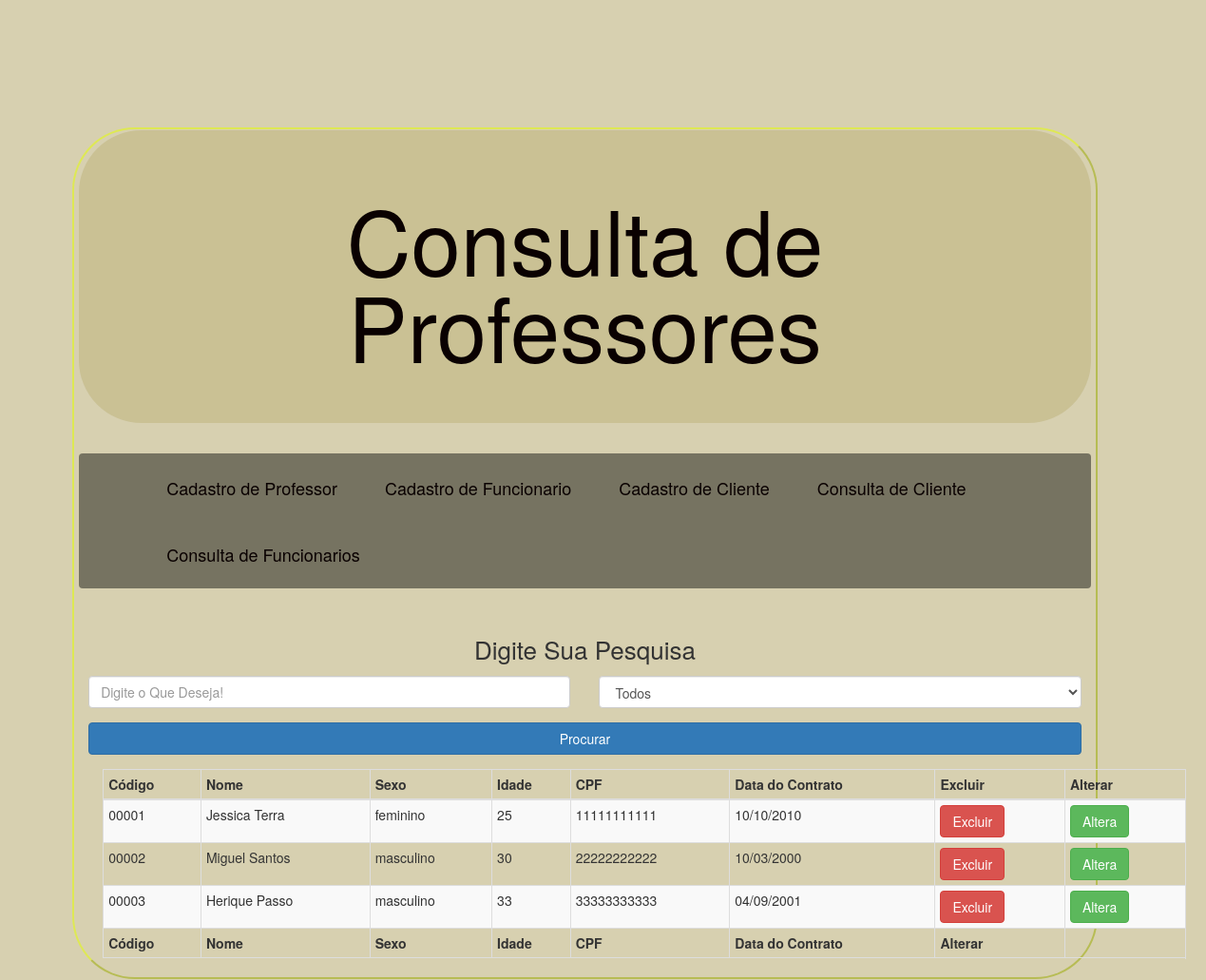
/consulta-professor.php, run on the app's committed database.
### tables this page shows
CREATE TABLE professores(
	id_professor BIGINT(5) ZEROFILL NOT NULL AUTO_INCREMENT,
	nome VARCHAR(100) NULL,
	sexo ENUM('masculino','feminino') NULL,
	idade INT NULL,
	cpf varchar(15) UNIQUE NULL,
	data_contrato VARCHAR(20) NULL,
	CONSTRAINT pkid_professor PRIMARY KEY(id_professor));

### dao/conexaobanco.class.php (called while the page is built, shortened)
<?php
  class ConexaoBanco extends PDO{
    private static $inst = null;
    public static function getInstance(){
      try{
        if(!isset(self::$inst)){
          self::$inst = new ConexaoBanco("mysql:dbname=bd_php_final;host=localhost","root","9320");
        }
        return self::$inst;
      }catch(PDOException $erro){
        echo "<script>window.alert('Erro ao Conectar');</script>" .$erro;
      }
    }
  }

### dao/professordao.php (called while the page is built, shortened)
<?php
  require 'conexaobanco.class.php';
  class ProfessorDAO{
    private $conect = null;
    public function __construct(){
      $this->conect = ConexaoBanco::getInstance();
    }
    public function buscarProfessor(){
      try{
        $stat = $this->conect->query("SELECT * FROM bd_php_final.professores");
        $array = $stat->fetchAll(PDO::FETCH_CLASS, 'Professor');
        return $array;
      }catch(PDOException $erro){
        echo "Erro ao Buscar Professores".$erro;
      }
    }
  }

### controle/professor.php (called while the page is built, shortened)
<?php
  class Professor{
    public function __get($variavel){
      return $this->$variavel;
    }
  }

### consulta-professor.php (the view, shortened to what this page needs)
<?php
  include_once 'controle/professor.php';
  include_once 'dao/professordao.php';
  $professorDAO = new ProfessorDAO();
  $array = $professorDAO->buscarProfessor();
?>
<!DOCTYPE html>
<html lang="pt-br">
  <head>
    <link  href="vendor/twbs/bootstrap/dist/css/bootstrap.min.css" rel="stylesheet">
    <link rel="stylesheet" type="text/css" href="style/estilos.css">
  </head>
  <body>
    <div class="center container-fluid ">
      <header class="jumbotron container-fluid head">
        <h1><a href="index.php">Consulta de Professores</a></h1>
      </header>
      <nav class="navbar container-fluid menu">
          <ul class="nav navbar-nav ">
            <li><a href="cadastro-professor.php">Cadastro de Professor</a></li>
            <li><a href="cadastro-funcionario.php">Cadastro de Funcionario</a></li>
            <li><a href="cadastro-cliente.php">Cadastro de Cliente</a></li>
            <li><a href="consulta-cliente.php">Consulta de Cliente</a></li>
            <li><a href="consulta-funcionario.php">Consulta de Funcionarios</a></li>
          </ul>
      </nav>
      <p style='text-align: center; font-size: 26px;'>Digite Sua Pesquisa</p>
      <form name="filtro" method="POST" action="">
        <div class="row">
          <div class="col-md-6 form-group">
            <input name="txtfiltro" type="text" placeholder="Digite o Que Deseja!" class="form-control">
          </div>
          <div class="col-md-6">
            <select name="selfilter" class="form-control">
              <option value="todos">Todos</option>
            </select>
          </div>
        </div>
        <div class="form-group">
          <input type="submit" name="click" value="Procurar" class="btn btn-primary btn-block">
        </div>
      </form>
      <div class="table-responsive container">
        <table class="table table-striped table-bordered table-hover table-condensed">
          <thead>
            <tr>
              <th>Código</th>
              <th>Nome</th>
              <th>Sexo</th>
              <th>Idade</th>
              <th>CPF</th>
              <th>Data do Contrato</th>
              <th>Excluir</th>
              <th>Alterar</th>
            </tr>
          <thead>
          <tfoot>
            <tr>
              <th>Código</th>
              <th>Nome</th>
              <th>Sexo</th>
              <th>Idade</th>
              <th>CPF</th>
              <th>Data do Contrato</th>
              <th>Alterar</th>
          </tfoot>
          <tbody>
            <?php
              foreach($array as $linhas){
                echo "<tr>";
                  echo "<td>$linhas->id_professor</td>";
                  echo "<td>$linhas->nome</td>";
                  echo "<td>$linhas->sexo</td>";
                  echo "<td>$linhas->idade</td>";
                  echo "<td>$linhas->cpf</td>";
                  echo "<td>$linhas->data_contrato</td>";
                  echo "<td><a class='btn btn-danger' href='consulta-professor.php?id=$linhas->id_professor'>Excluir</a></td>";
                  echo "<td><a class='btn btn-success' href='alterar-professor.php?id=$linhas->id_professor'>Altera</a></td>";
                echo "</tr>";
              }
            ?>
          </tbody>
        </table>
      </div>
    </div>
  </body>
</html>

### style/estilos.css (style rules this page uses)
body { background-size: 100%; background-color: #806a004f; }
.center { width: 85%; height: auto; margin: 134px 1% 1px 6%; border-style: outset; border-radius: 66px; border-color: #e4ff0085; border-width: 2px; }
li { font-size: 18px !important; }
.head { background-color: #806f0029; margin: 1px -1% 1px -1%; }
h1 { text-align: center; color: #5f1616 !important; line-height: 91px; font-size: 94px !important; }
header { border-radius: 66px !important; }
.menu { background-color: #00000073; margin: 32px -1% 45px -1%; }
ul { margin: 0 0 0 5% !important; }
li { font-size: 20px; padding: 10px; }
a { color: #0a0101; }

### data on the page
professores: id_professor "00001", nome "Jessica Terra", sexo "feminino", idade "25", cpf "11111111111", data_contrato "10/10/2010"
professores: id_professor "00002", nome "Miguel Santos", sexo "masculino", idade "30", cpf "22222222222", data_contrato "10/03/2000"
professores: id_professor "00003", nome "Herique Passo", sexo "masculino", idade "33", cpf "33333333333", data_contrato "04/09/2001"
